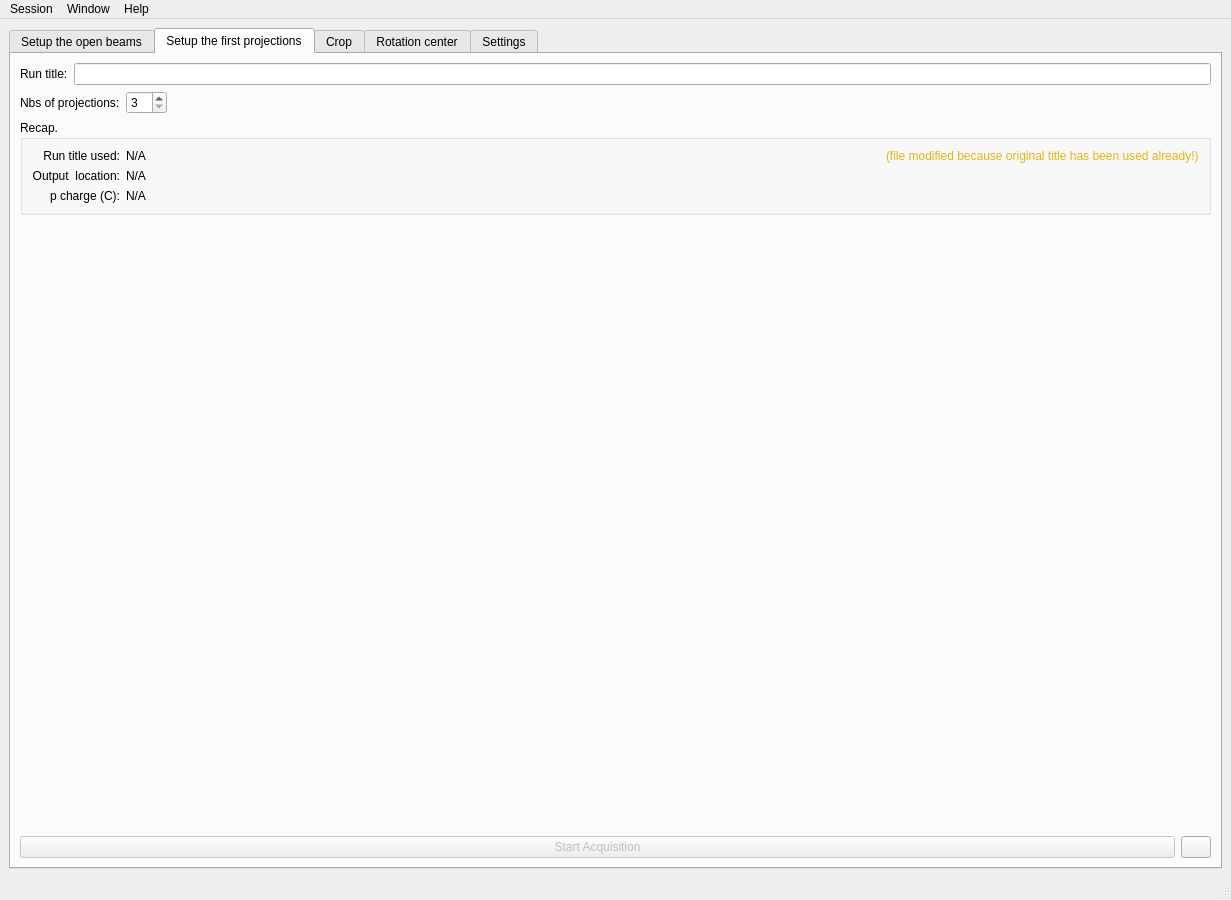
<?xml version="1.0" encoding="UTF-8"?>
<ui version="4.0">
 <class>MainWindow</class>
 <widget class="QMainWindow" name="MainWindow">
  <property name="geometry">
   <rect>
    <x>0</x>
    <y>0</y>
    <width>1231</width>
    <height>900</height>
   </rect>
  </property>
  <property name="baseSize">
   <size>
    <width>0</width>
    <height>0</height>
   </size>
  </property>
  <property name="windowTitle">
   <string>aiSVMBIRui</string>
  </property>
  <property name="unifiedTitleAndToolBarOnMac">
   <bool>true</bool>
  </property>
  <widget class="QWidget" name="centralwidget">
   <layout class="QVBoxLayout" name="verticalLayout">
    <item>
     <widget class="QTabWidget" name="tabWidget">
      <property name="tabPosition">
       <enum>QTabWidget::North</enum>
      </property>
      <property name="currentIndex">
       <number>1</number>
      </property>
      <property name="elideMode">
       <enum>Qt::ElideRight</enum>
      </property>
      <widget class="QWidget" name="tab">
       <attribute name="title">
        <string>Setup the open beams</string>
       </attribute>
       <layout class="QVBoxLayout" name="verticalLayout_2">
        <item>
         <widget class="QTabWidget" name="ob_tabWidget">
          <property name="tabPosition">
           <enum>QTabWidget::West</enum>
          </property>
          <property name="currentIndex">
           <number>0</number>
          </property>
          <widget class="QWidget" name="tab_10">
           <attribute name="title">
            <string>Acquire new OBs</string>
           </attribute>
           <layout class="QVBoxLayout" name="verticalLayout_10">
            <item>
             <layout class="QGridLayout" name="gridLayout_4">
              <item row="0" column="0">
               <widget class="QLabel" name="label_14">
                <property name="text">
                 <string>Number of OBs to meaure:</string>
                </property>
                <property name="alignment">
                 <set>Qt::AlignRight|Qt::AlignTrailing|Qt::AlignVCenter</set>
                </property>
               </widget>
              </item>
              <item row="0" column="1">
               <widget class="QSpinBox" name="number_of_ob_spinBox">
                <property name="minimum">
                 <number>1</number>
                </property>
                <property name="maximum">
                 <number>30</number>
                </property>
                <property name="value">
                 <number>5</number>
                </property>
               </widget>
              </item>
              <item row="0" column="2" colspan="3">
               <spacer name="horizontalSpacer_5">
                <property name="orientation">
                 <enum>Qt::Horizontal</enum>
                </property>
                <property name="sizeHint" stdset="0">
                 <size>
                  <width>629</width>
                  <height>20</height>
                 </size>
                </property>
               </spacer>
              </item>
              <item row="1" column="0">
               <widget class="QLabel" name="label_15">
                <property name="maximumSize">
                 <size>
                  <width>160</width>
                  <height>16777215</height>
                 </size>
                </property>
                <property name="text">
                 <string>Proton charge</string>
                </property>
                <property name="alignment">
                 <set>Qt::AlignRight|Qt::AlignTrailing|Qt::AlignVCenter</set>
                </property>
               </widget>
              </item>
              <item row="1" column="1" colspan="2">
               <widget class="QDoubleSpinBox" name="open_beam_proton_charge_doubleSpinBox">
                <property name="minimum">
                 <double>0.100000000000000</double>
                </property>
                <property name="value">
                 <double>1.000000000000000</double>
                </property>
               </widget>
              </item>
              <item row="1" column="3">
               <widget class="QLabel" name="label_16">
                <property name="text">
                 <string>C</string>
                </property>
               </widget>
              </item>
              <item row="1" column="4">
               <spacer name="horizontalSpacer_6">
                <property name="orientation">
                 <enum>Qt::Horizontal</enum>
                </property>
                <property name="sizeHint" stdset="0">
                 <size>
                  <width>40</width>
                  <height>20</height>
                 </size>
                </property>
               </spacer>
              </item>
             </layout>
            </item>
            <item>
             <spacer name="verticalSpacer_4">
              <property name="orientation">
               <enum>Qt::Vertical</enum>
              </property>
              <property name="sizeHint" stdset="0">
               <size>
                <width>20</width>
                <height>157</height>
               </size>
              </property>
             </spacer>
            </item>
            <item>
             <layout class="QHBoxLayout" name="horizontalLayout_9">
              <item>
               <widget class="QLabel" name="label_17">
                <property name="text">
                 <string>OB will be saved in:</string>
                </property>
               </widget>
              </item>
              <item>
               <widget class="QLabel" name="location_of_ob_created">
                <property name="sizePolicy">
                 <sizepolicy hsizetype="Expanding" vsizetype="Preferred">
                  <horstretch>0</horstretch>
                  <verstretch>0</verstretch>
                 </sizepolicy>
                </property>
                <property name="text">
                 <string>N/A</string>
                </property>
               </widget>
              </item>
             </layout>
            </item>
           </layout>
          </widget>
          <widget class="QWidget" name="tab_11">
           <attribute name="title">
            <string>Select OBs</string>
           </attribute>
           <layout class="QVBoxLayout" name="verticalLayout_11">
            <item>
             <layout class="QHBoxLayout" name="horizontalLayout_11">
              <item>
               <widget class="QLabel" name="label_18">
                <property name="text">
                 <string>Top folder:</string>
                </property>
               </widget>
              </item>
              <item>
               <widget class="QLabel" name="existing_ob_top_path">
                <property name="sizePolicy">
                 <sizepolicy hsizetype="Expanding" vsizetype="Preferred">
                  <horstretch>0</horstretch>
                  <verstretch>0</verstretch>
                 </sizepolicy>
                </property>
                <property name="text">
                 <string>N/A</string>
                </property>
               </widget>
              </item>
              <item>
               <widget class="QPushButton" name="where_to_look_for_ob_pushButton">
                <property name="text">
                 <string>Where to look for OBs folders ...</string>
                </property>
               </widget>
              </item>
             </layout>
            </item>
            <item>
             <widget class="QTableWidget" name="open_beam_tableWidget">
              <property name="alternatingRowColors">
               <bool>true</bool>
              </property>
              <property name="selectionMode">
               <enum>QAbstractItemView::MultiSelection</enum>
              </property>
              <property name="selectionBehavior">
               <enum>QAbstractItemView::SelectRows</enum>
              </property>
              <attribute name="horizontalHeaderStretchLastSection">
               <bool>true</bool>
              </attribute>
              <attribute name="verticalHeaderVisible">
               <bool>false</bool>
              </attribute>
              <column>
               <property name="text">
                <string>File name</string>
               </property>
              </column>
              <column>
               <property name="text">
                <string>p charge (C)</string>
               </property>
              </column>
             </widget>
            </item>
           </layout>
          </widget>
         </widget>
        </item>
       </layout>
      </widget>
      <widget class="QWidget" name="tab_2">
       <attribute name="title">
        <string>Setup the first projections</string>
       </attribute>
       <layout class="QVBoxLayout" name="verticalLayout_3">
        <item>
         <layout class="QHBoxLayout" name="horizontalLayout_2">
          <item>
           <widget class="QLabel" name="label">
            <property name="text">
             <string>Run title:</string>
            </property>
           </widget>
          </item>
          <item>
           <widget class="QLineEdit" name="run_title_lineEdit"/>
          </item>
         </layout>
        </item>
        <item>
         <layout class="QHBoxLayout" name="horizontalLayout_3">
          <item>
           <widget class="QLabel" name="label_7">
            <property name="text">
             <string>Nbs of projections:</string>
            </property>
           </widget>
          </item>
          <item>
           <widget class="QSpinBox" name="number_of_projections_spinBox">
            <property name="minimum">
             <number>3</number>
            </property>
            <property name="maximum">
             <number>18</number>
            </property>
            <property name="singleStep">
             <number>3</number>
            </property>
           </widget>
          </item>
          <item>
           <spacer name="horizontalSpacer">
            <property name="orientation">
             <enum>Qt::Horizontal</enum>
            </property>
            <property name="sizeHint" stdset="0">
             <size>
              <width>13</width>
              <height>21</height>
             </size>
            </property>
           </spacer>
          </item>
         </layout>
        </item>
        <item>
         <widget class="QGroupBox" name="groupBox">
          <property name="title">
           <string>Recap.</string>
          </property>
          <layout class="QGridLayout" name="gridLayout">
           <item row="1" column="1">
            <widget class="QLabel" name="projections_output_location_label">
             <property name="text">
              <string>N/A</string>
             </property>
            </widget>
           </item>
           <item row="2" column="0">
            <widget class="QLabel" name="label_5">
             <property name="text">
              <string>p charge (C):</string>
             </property>
             <property name="alignment">
              <set>Qt::AlignRight|Qt::AlignTrailing|Qt::AlignVCenter</set>
             </property>
            </widget>
           </item>
           <item row="1" column="0">
            <widget class="QLabel" name="label_3">
             <property name="text">
              <string>Output  location:</string>
             </property>
             <property name="alignment">
              <set>Qt::AlignRight|Qt::AlignTrailing|Qt::AlignVCenter</set>
             </property>
            </widget>
           </item>
           <item row="0" column="1">
            <widget class="QLabel" name="run_title_formatted_label">
             <property name="sizePolicy">
              <sizepolicy hsizetype="Expanding" vsizetype="Preferred">
               <horstretch>0</horstretch>
               <verstretch>0</verstretch>
              </sizepolicy>
             </property>
             <property name="text">
              <string>N/A</string>
             </property>
            </widget>
           </item>
           <item row="0" column="0">
            <widget class="QLabel" name="label_2">
             <property name="text">
              <string>Run title used:</string>
             </property>
             <property name="alignment">
              <set>Qt::AlignRight|Qt::AlignTrailing|Qt::AlignVCenter</set>
             </property>
            </widget>
           </item>
           <item row="2" column="1">
            <widget class="QLabel" name="projections_p_charge_label">
             <property name="text">
              <string>N/A</string>
             </property>
            </widget>
           </item>
           <item row="0" column="2">
            <widget class="QLabel" name="projections_title_message">
             <property name="minimumSize">
              <size>
               <width>200</width>
               <height>0</height>
              </size>
             </property>
             <property name="palette">
              <palette>
               <active>
                <colorrole role="WindowText">
                 <brush brushstyle="SolidPattern">
                  <color alpha="255">
                   <red>228</red>
                   <green>180</green>
                   <blue>19</blue>
                  </color>
                 </brush>
                </colorrole>
               </active>
               <inactive>
                <colorrole role="WindowText">
                 <brush brushstyle="SolidPattern">
                  <color alpha="255">
                   <red>228</red>
                   <green>180</green>
                   <blue>19</blue>
                  </color>
                 </brush>
                </colorrole>
               </inactive>
               <disabled>
                <colorrole role="WindowText">
                 <brush brushstyle="SolidPattern">
                  <color alpha="255">
                   <red>127</red>
                   <green>127</green>
                   <blue>127</blue>
                  </color>
                 </brush>
                </colorrole>
               </disabled>
              </palette>
             </property>
             <property name="text">
              <string>(file modified because original title has been used already!)</string>
             </property>
            </widget>
           </item>
          </layout>
         </widget>
        </item>
        <item>
         <spacer name="verticalSpacer">
          <property name="orientation">
           <enum>Qt::Vertical</enum>
          </property>
          <property name="sizeHint" stdset="0">
           <size>
            <width>20</width>
            <height>275</height>
           </size>
          </property>
         </spacer>
        </item>
        <item>
         <layout class="QHBoxLayout" name="horizontalLayout">
          <item>
           <widget class="QPushButton" name="start_acquisition_pushButton">
            <property name="enabled">
             <bool>false</bool>
            </property>
            <property name="text">
             <string>Start Acquisition</string>
            </property>
           </widget>
          </item>
          <item>
           <widget class="QPushButton" name="help_pushButton">
            <property name="minimumSize">
             <size>
              <width>30</width>
              <height>0</height>
             </size>
            </property>
            <property name="maximumSize">
             <size>
              <width>30</width>
              <height>30</height>
             </size>
            </property>
            <property name="text">
             <string/>
            </property>
           </widget>
          </item>
         </layout>
        </item>
       </layout>
      </widget>
      <widget class="QWidget" name="tab_3">
       <attribute name="title">
        <string>Crop</string>
       </attribute>
      </widget>
      <widget class="QWidget" name="tab_4">
       <attribute name="title">
        <string>Rotation center</string>
       </attribute>
      </widget>
      <widget class="QWidget" name="tab_5">
       <attribute name="title">
        <string>Settings</string>
       </attribute>
      </widget>
     </widget>
    </item>
   </layout>
  </widget>
  <widget class="QStatusBar" name="statusbar"/>
  <widget class="QMenuBar" name="menuBar">
   <property name="geometry">
    <rect>
     <x>0</x>
     <y>0</y>
     <width>1231</width>
     <height>24</height>
    </rect>
   </property>
   <widget class="QMenu" name="menuHelp">
    <property name="title">
     <string>Help</string>
    </property>
    <addaction name="actionHelpLog"/>
    <addaction name="separator"/>
    <addaction name="actionAdvanced_Settings"/>
   </widget>
   <widget class="QMenu" name="menuSession">
    <property name="title">
     <string>Session</string>
    </property>
    <addaction name="actionNew"/>
    <addaction name="separator"/>
    <addaction name="actionLoadSession"/>
    <addaction name="actionSaveSession"/>
    <addaction name="separator"/>
   </widget>
   <widget class="QMenu" name="menuWindow">
    <property name="title">
     <string>Window</string>
    </property>
    <addaction name="actionMonitor"/>
   </widget>
   <addaction name="menuSession"/>
   <addaction name="menuWindow"/>
   <addaction name="menuHelp"/>
  </widget>
  <action name="actionSelect_new_instrument">
   <property name="enabled">
    <bool>true</bool>
   </property>
   <property name="text">
    <string>Select new instrument ...</string>
   </property>
   <property name="shortcut">
    <string>Ctrl+N</string>
   </property>
  </action>
  <action name="actionSave">
   <property name="enabled">
    <bool>true</bool>
   </property>
   <property name="icon">
    <iconset>
     <normaloff>../../../../../../../../../.designer/backup/icons/document-save.png</normaloff>../../../../../../../../../.designer/backup/icons/document-save.png</iconset>
   </property>
   <property name="text">
    <string>Save ...</string>
   </property>
   <property name="shortcut">
    <string>Ctrl+S</string>
   </property>
  </action>
  <action name="actionLoad">
   <property name="enabled">
    <bool>true</bool>
   </property>
   <property name="icon">
    <iconset>
     <normaloff>../../../../../../../../../.designer/backup/icons/document-open.png</normaloff>../../../../../../../../../.designer/backup/icons/document-open.png</iconset>
   </property>
   <property name="text">
    <string>Load ...</string>
   </property>
   <property name="shortcut">
    <string>Ctrl+O</string>
   </property>
  </action>
  <action name="actionTutorial">
   <property name="text">
    <string>Tutorial</string>
   </property>
  </action>
  <action name="actionAbout">
   <property name="icon">
    <iconset>
     <normaloff>../../../../../../../../../.designer/backup/icons/about.png</normaloff>../../../../../../../../../.designer/backup/icons/about.png</iconset>
   </property>
   <property name="text">
    <string>About</string>
   </property>
   <property name="toolTip">
    <string>About Angel</string>
   </property>
  </action>
  <action name="actionLog">
   <property name="text">
    <string>Log</string>
   </property>
   <property name="shortcut">
    <string>Ctrl+L</string>
   </property>
  </action>
  <action name="actionHelpLog">
   <property name="text">
    <string>Log</string>
   </property>
   <property name="shortcut">
    <string>Ctrl+L</string>
   </property>
  </action>
  <action name="actionLoadSession">
   <property name="text">
    <string>Open ...</string>
   </property>
   <property name="shortcut">
    <string>Ctrl+O</string>
   </property>
  </action>
  <action name="actionSaveSession">
   <property name="text">
    <string>Save as ...</string>
   </property>
   <property name="shortcut">
    <string>Ctrl+S</string>
   </property>
  </action>
  <action name="actionFull_Reset">
   <property name="text">
    <string>Full Reset</string>
   </property>
  </action>
  <action name="actionAdvanced_Settings">
   <property name="enabled">
    <bool>false</bool>
   </property>
   <property name="text">
    <string>Advanced Settings ...</string>
   </property>
   <property name="shortcut">
    <string>Ctrl+A</string>
   </property>
  </action>
  <action name="actionNew">
   <property name="text">
    <string>New ...</string>
   </property>
   <property name="shortcut">
    <string>Ctrl+N</string>
   </property>
  </action>
  <action name="actionMonitor">
   <property name="text">
    <string>Monitor</string>
   </property>
   <property name="shortcut">
    <string>Ctrl+M</string>
   </property>
  </action>
 </widget>
 <resources/>
 <connections>
  <connection>
   <sender>actionHelpLog</sender>
   <signal>triggered()</signal>
   <receiver>MainWindow</receiver>
   <slot>menu_log_clicked()</slot>
   <hints>
    <hint type="sourcelabel">
     <x>-1</x>
     <y>-1</y>
    </hint>
    <hint type="destinationlabel">
     <x>740</x>
     <y>325</y>
    </hint>
   </hints>
  </connection>
  <connection>
   <sender>actionLoadSession</sender>
   <signal>triggered()</signal>
   <receiver>MainWindow</receiver>
   <slot>load_session_clicked()</slot>
   <hints>
    <hint type="sourcelabel">
     <x>-1</x>
     <y>-1</y>
    </hint>
    <hint type="destinationlabel">
     <x>740</x>
     <y>325</y>
    </hint>
   </hints>
  </connection>
  <connection>
   <sender>actionSaveSession</sender>
   <signal>triggered()</signal>
   <receiver>MainWindow</receiver>
   <slot>save_session_clicked()</slot>
   <hints>
    <hint type="sourcelabel">
     <x>-1</x>
     <y>-1</y>
    </hint>
    <hint type="destinationlabel">
     <x>740</x>
     <y>325</y>
    </hint>
   </hints>
  </connection>
  <connection>
   <sender>actionFull_Reset</sender>
   <signal>triggered()</signal>
   <receiver>MainWindow</receiver>
   <slot>full_reset_clicked()</slot>
   <hints>
    <hint type="sourcelabel">
     <x>-1</x>
     <y>-1</y>
    </hint>
    <hint type="destinationlabel">
     <x>740</x>
     <y>325</y>
    </hint>
   </hints>
  </connection>
  <connection>
   <sender>actionNew</sender>
   <signal>triggered()</signal>
   <receiver>MainWindow</receiver>
   <slot>new_session_clicked()</slot>
   <hints>
    <hint type="sourcelabel">
     <x>-1</x>
     <y>-1</y>
    </hint>
    <hint type="destinationlabel">
     <x>418</x>
     <y>421</y>
    </hint>
   </hints>
  </connection>
  <connection>
   <sender>where_to_look_for_ob_pushButton</sender>
   <signal>clicked()</signal>
   <receiver>MainWindow</receiver>
   <slot>step1_browse_obs_clicked()</slot>
   <hints>
    <hint type="sourcelabel">
     <x>1172</x>
     <y>114</y>
    </hint>
    <hint type="destinationlabel">
     <x>740</x>
     <y>508</y>
    </hint>
   </hints>
  </connection>
  <connection>
   <sender>open_beam_tableWidget</sender>
   <signal>itemSelectionChanged()</signal>
   <receiver>MainWindow</receiver>
   <slot>list_obs_selection_changed()</slot>
   <hints>
    <hint type="sourcelabel">
     <x>470</x>
     <y>337</y>
    </hint>
    <hint type="destinationlabel">
     <x>740</x>
     <y>508</y>
    </hint>
   </hints>
  </connection>
  <connection>
   <sender>ob_tabWidget</sender>
   <signal>currentChanged(int)</signal>
   <receiver>MainWindow</receiver>
   <slot>ob_tab_changed()</slot>
   <hints>
    <hint type="sourcelabel">
     <x>470</x>
     <y>308</y>
    </hint>
    <hint type="destinationlabel">
     <x>5</x>
     <y>508</y>
    </hint>
   </hints>
  </connection>
  <connection>
   <sender>run_title_lineEdit</sender>
   <signal>textChanged(QString)</signal>
   <receiver>MainWindow</receiver>
   <slot>run_title_changed()</slot>
   <hints>
    <hint type="sourcelabel">
     <x>186</x>
     <y>82</y>
    </hint>
    <hint type="destinationlabel">
     <x>4</x>
     <y>146</y>
    </hint>
   </hints>
  </connection>
  <connection>
   <sender>help_pushButton</sender>
   <signal>clicked()</signal>
   <receiver>MainWindow</receiver>
   <slot>menu_log_clicked()</slot>
   <hints>
    <hint type="sourcelabel">
     <x>1195</x>
     <y>842</y>
    </hint>
    <hint type="destinationlabel">
     <x>672</x>
     <y>478</y>
    </hint>
   </hints>
  </connection>
  <connection>
   <sender>open_beam_proton_charge_doubleSpinBox</sender>
   <signal>valueChanged(double)</signal>
   <receiver>MainWindow</receiver>
   <slot>ob_proton_charge_changed()</slot>
   <hints>
    <hint type="sourcelabel">
     <x>281</x>
     <y>131</y>
    </hint>
    <hint type="destinationlabel">
     <x>4</x>
     <y>226</y>
    </hint>
   </hints>
  </connection>
  <connection>
   <sender>start_acquisition_pushButton</sender>
   <signal>clicked()</signal>
   <receiver>MainWindow</receiver>
   <slot>start_acquisition_clicked()</slot>
   <hints>
    <hint type="sourcelabel">
     <x>369</x>
     <y>843</y>
    </hint>
    <hint type="destinationlabel">
     <x>249</x>
     <y>621</y>
    </hint>
   </hints>
  </connection>
  <connection>
   <sender>number_of_projections_spinBox</sender>
   <signal>valueChanged(int)</signal>
   <receiver>MainWindow</receiver>
   <slot>number_of_projections_changed()</slot>
   <hints>
    <hint type="sourcelabel">
     <x>175</x>
     <y>117</y>
    </hint>
    <hint type="destinationlabel">
     <x>8</x>
     <y>269</y>
    </hint>
   </hints>
  </connection>
  <connection>
   <sender>number_of_ob_spinBox</sender>
   <signal>valueChanged(int)</signal>
   <receiver>MainWindow</receiver>
   <slot>number_of_obs_changed()</slot>
   <hints>
    <hint type="sourcelabel">
     <x>260</x>
     <y>96</y>
    </hint>
    <hint type="destinationlabel">
     <x>6</x>
     <y>186</y>
    </hint>
   </hints>
  </connection>
  <connection>
   <sender>tabWidget</sender>
   <signal>currentChanged(int)</signal>
   <receiver>MainWindow</receiver>
   <slot>main_tab_changed()</slot>
   <hints>
    <hint type="sourcelabel">
     <x>308</x>
     <y>45</y>
    </hint>
    <hint type="destinationlabel">
     <x>831</x>
     <y>125</y>
    </hint>
   </hints>
  </connection>
  <connection>
   <sender>actionMonitor</sender>
   <signal>triggered()</signal>
   <receiver>MainWindow</receiver>
   <slot>launch_monitor_view()</slot>
   <hints>
    <hint type="sourcelabel">
     <x>-1</x>
     <y>-1</y>
    </hint>
    <hint type="destinationlabel">
     <x>615</x>
     <y>449</y>
    </hint>
   </hints>
  </connection>
 </connections>
 <slots>
  <slot>step1_instrument_changed()</slot>
  <slot>step2_run_title_changed()</slot>
  <slot>step1_start_acquisition_clicked()</slot>
  <slot>step1_ipts_changed()</slot>
  <slot>step1_browse_obs_clicked()</slot>
  <slot>list_obs_selection_changed()</slot>
  <slot>ob_tab_changed()</slot>
  <slot>new_session_clicked()</slot>
  <slot>run_title_changed()</slot>
  <slot>menu_log_clicked()</slot>
  <slot>ob_proton_charge_changed()</slot>
  <slot>start_acquisition_clicked()</slot>
  <slot>number_of_projections_changed()</slot>
  <slot>number_of_obs_changed()</slot>
  <slot>main_tab_changed()</slot>
  <slot>launch_monitor_view()</slot>
 </slots>
</ui>
